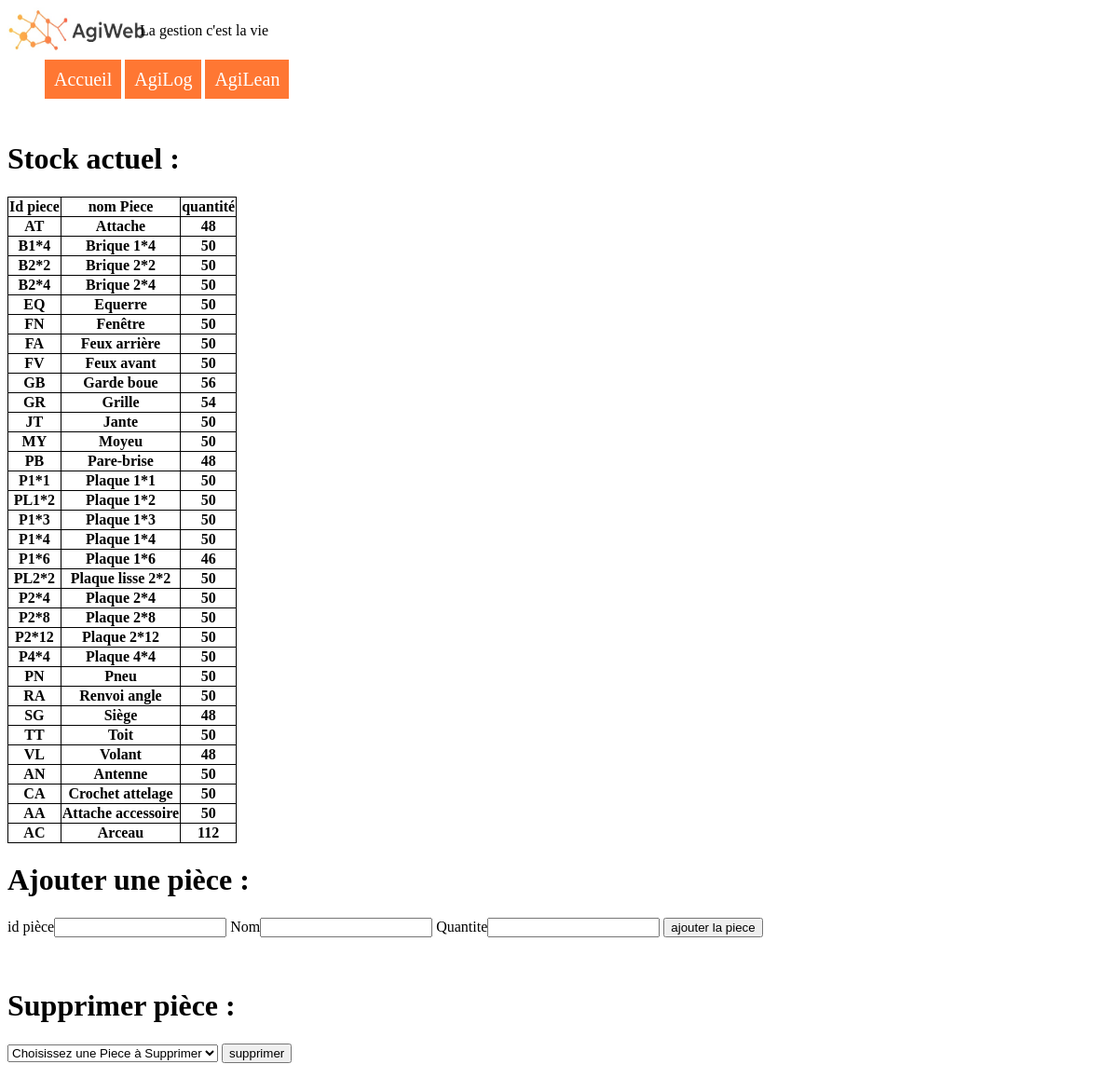
The page /Agilog/Initialisation/Ajout_piece on the database its author committed.
### tables this page shows
CREATE TABLE "piece" (
	"id"	TEXT NOT NULL,
	"nom"	TEXT NOT NULL,
	"quantite"	INTEGER NOT NULL,
	"seuil_recomp"	INTEGER,
	"stock_secu"	INTEGER,
	"delai_reappro"	INTEGER,
	"a_commander"	INTEGER,
	"fournisseur"	INTEGER,
	PRIMARY KEY("id")
);

### run.py (the view, shortened to what this page needs)
@app.route('/Agilog/Initialisation/Ajout_piece', methods=['GET', 'POST'])#recupere 2 variable nom et prnom et les ajoutent a la base de données (a modifier pour mettre piece et quantite)
def ajout_piece():
    err_quant = ''
    msg=''
    con = lite.connect(cheminbdd) #attention chez toi c'est pas rangé au meme endroit
    con.row_factory = lite.Row
    cur = con.cursor()
    cur.execute("SELECT id, nom, quantite FROM piece")
    liste_id = cur.fetchall()
    if not request.method == 'POST':
        con.close()
        return render_template('ajout_piece.html',liste_id=liste_id, err_quant= "", msg="")
    return render_template('ajout_piece.html', liste_id=liste_id, err_quant= err_quant, msg=msg); # LES PROGRAMMEURS a retoucher / separer  fonctions

### Templates/ajout_piece.html (shortened to what this page needs)
<html lang="en" dir="ltr">
	{% include "head.html" %}
	<body>
	{% include "Navbar.html" %} <br/>
	<h1>Stock actuel :</h1>
	<table>
		<tr>
			<th>Id piece</th>
			<th>nom Piece</th>
			<th>quantité</th>
		</tr>
		{% for piece in liste_id %}
		<tr>
			<th>{{piece['id']}}</th>
			<th>{{piece['nom']}}</th>
			<th>{{piece['quantite']}}</th>
		</tr>
		{%endfor%}
	</table>
	<h1>Ajouter une pièce :</h1>
	<form action="{{url_for('ajout_piece')}}" method="post">
		<label for="ide">id pièce</label><input type="text" name="ide" value="">
		<label for="nom">Nom</label><input type="text" name="nome" value="">
		<label for="quantite">Quantite</label><input type="text" name="quantitee" value="">
		<input type="submit" value="ajouter la piece">
	</form> <br/>
	<h1>Supprimer pièce :</h1>
	<form action="{{url_for('supprimer_piece')}}" method="post">
			<select name='nomdele'>
				<option value='0'>Choisissez une Piece à Supprimer</option>
			</select>
			<input type="submit" value="supprimer">
	</form>
	</body>
</html>

### Static/accueil.css (style rules this page uses)
table { border-collapse: collapse; }
td,th { border-style: solid; border: 1px, solid black; }
td,th { border: 1px solid black; }

### rows shown on the page
piece: id "AT", nom "Attache", quantite "48"
piece: id "B1*4", nom "Brique 1*4", quantite "50"
piece: id "B2*2", nom "Brique 2*2", quantite "50"
piece: id "B2*4", nom "Brique 2*4", quantite "50"
piece: id "EQ", nom "Equerre", quantite "50"
piece: id "FN", nom "Fenêtre", quantite "50"
piece: id "FA", nom "Feux arrière", quantite "50"
piece: id "FV", nom "Feux avant", quantite "50"
piece: id "GB", nom "Garde boue", quantite "56"
piece: id "GR", nom "Grille", quantite "54"
piece: id "JT", nom "Jante", quantite "50"
piece: id "MY", nom "Moyeu", quantite "50"
piece: id "PB", nom "Pare-brise", quantite "48"
piece: id "P1*1", nom "Plaque 1*1", quantite "50"
piece: id "PL1*2", nom "Plaque 1*2", quantite "50"
piece: id "P1*3", nom "Plaque 1*3", quantite "50"
piece: id "P1*4", nom "Plaque 1*4", quantite "50"
piece: id "P1*6", nom "Plaque 1*6", quantite "46"
piece: id "PL2*2", nom "Plaque lisse 2*2", quantite "50"
piece: id "P2*4", nom "Plaque 2*4", quantite "50"
piece: id "P2*8", nom "Plaque 2*8", quantite "50"
piece: id "P2*12", nom "Plaque 2*12", quantite "50"
piece: id "P4*4", nom "Plaque 4*4", quantite "50"
piece: id "PN", nom "Pneu", quantite "50"
piece: id "RA", nom "Renvoi angle", quantite "50"
piece: id "SG", nom "Siège", quantite "48"
piece: id "TT", nom "Toit", quantite "50"
piece: id "VL", nom "Volant", quantite "48"
piece: id "AN", nom "Antenne", quantite "50"
piece: id "CA", nom "Crochet attelage", quantite "50"
piece: id "AA", nom "Attache accessoire", quantite "50"
piece: id "AC", nom "Arceau", quantite "112"
